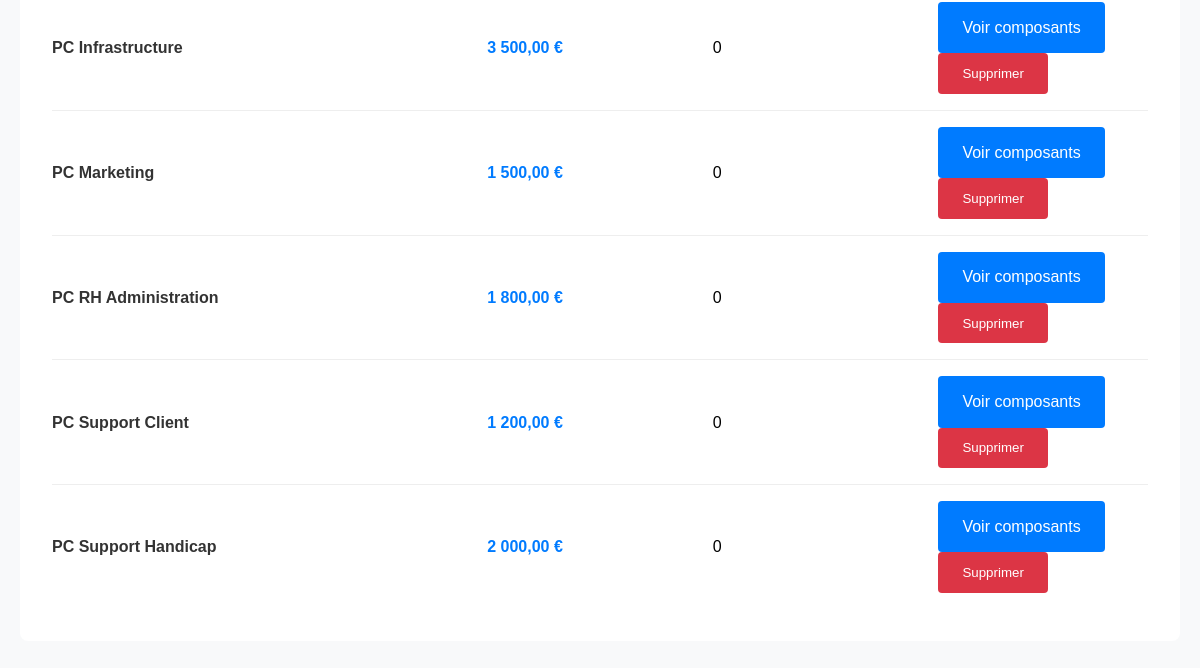
Page /admin/pc_admin.php (signed in, lower part) on the earlier database version.
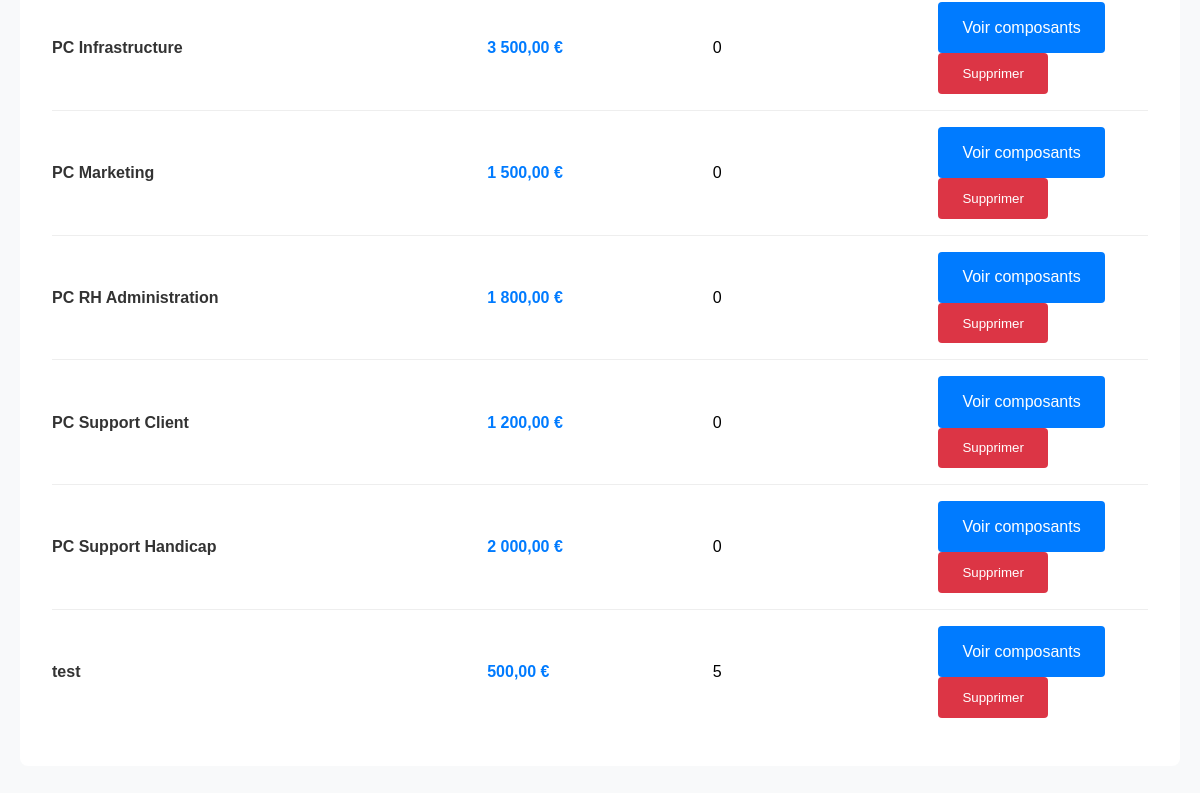
Same page on the later database version.
### tables this page shows
CREATE TABLE `pcs` (
  `id` int(11) NOT NULL AUTO_INCREMENT,
  `nom` varchar(100) NOT NULL,
  `prix` decimal(10,2) NOT NULL,
  `stock` int(11) DEFAULT 0,
  `actif` tinyint(1) DEFAULT 1,
  PRIMARY KEY (`id`)
);

### admin/pc_admin.php (the view, shortened to what this page needs)
<?php
require_once '../config.php';
try {
    $stmt = $pdo->query("SELECT * FROM pcs ORDER BY nom");
    $pcs = $stmt->fetchAll();
} catch(Exception $e) {
    $pcs = [];
}
?>
<!DOCTYPE html>
<html lang="fr" class="admin-page">
<head>
    <link rel="stylesheet" href="../assets/style.css">
</head>
<body>
    <div class="admin-container">
        <div class="pc-list">
            <?php if ($pcs): ?>
                <?php foreach ($pcs as $pc): ?>
                <div class="pc-item">
                    <div>
                        <div class="pc-name"><?php echo htmlspecialchars($pc['nom']); ?></div>
                    </div>
                    <div class="pc-price"><?php echo number_format($pc['prix'], 2, ',', ' '); ?> €</div>
                    <div><?php echo $pc['stock']; ?></div>
                    <div>
                        <a href="view_pc_components.php?id=<?php echo $pc['id']; ?>" class="admin-btn" style="margin-right: 0.5rem;">Voir composants</a>
                        <form method="post" style="display: inline;">
                            <button type="submit" class="admin-btn btn-danger" onclick="return confirm('Supprimer ?')">Supprimer</button>
                        </form>
                    </div>
                </div>
                <?php endforeach; ?>
            <?php else: ?>
                <p>Aucun PC.</p>
            <?php endif; ?>
        </div>
    </div>
</body>
</html>

Differences in the rows shown:
added pcs: nom "test", prix "500,00", stock "5"
